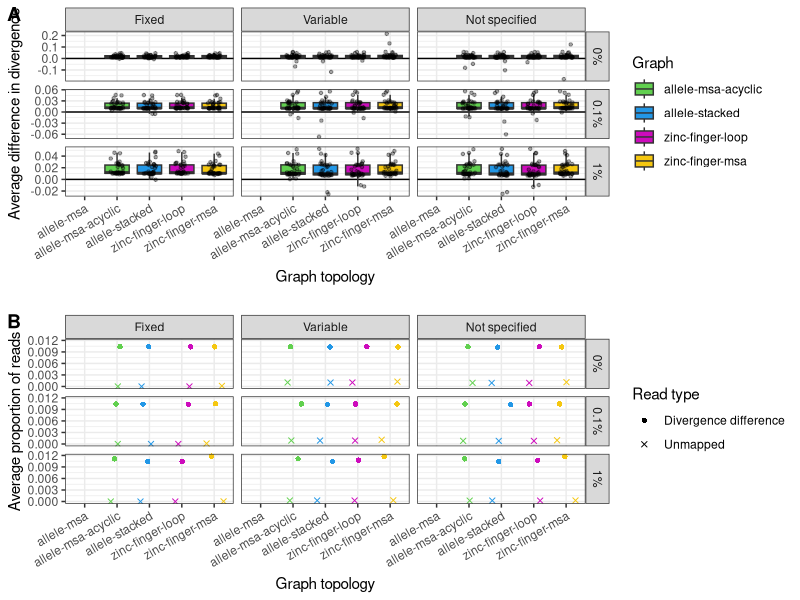

Recreate this plot in R.
library(dplyr)
library(tidyr)
library(ggplot2)
library(cowplot)

graph.stats.data <- read.csv("data/chapter4/all-graphs-alignment-stats.csv", header=T) 

allele.names <- c(LETTERS[1:5], paste0("L", 1:24), paste0("L", 32:38))

graph.stats <- graph.stats.data %>%
  mutate(PropReadsNoMapRef=NumReadsNoMapGraph/NumReads,
         PropReadsNoMapGraph=NumReadsNoMapGraph/NumReads,
         Aligner=case_when(
           Aligner=="ga" ~ "GraphAligner",
           Aligner=="mg" ~ "minigraph",
           Aligner=="vg" ~ "vg"
         ),
         Error=case_when(
           Error==0 ~ "0%",
           Error==0.001 ~ "0.1%",
           Error==0.01 ~ "1%"
         ),
         Frag=case_when(
           Frag=="fixedfrag" ~ "Fixed",
           Frag=="frag" ~ "Variable",
           Frag=="none" ~ "Not specified"
         ),
         Graph=case_when(
           Graph=="allele-msa-dag" ~ "allele-msa-acyclic",
           Graph=="znf-loop" ~ "zinc-finger-loop",
           Graph=="znf-msa" ~ "zinc-finger-msa",
           Graph=="stacked" ~ "allele-stacked",
           T ~ Graph
         )) %>% 
  mutate(across(matches("Num|Mean|Prop"), ~
                  ifelse(Aligner=="vg" & Graph=="allele-msa", NA, .)))
# alter diff scores for vg allele-msa to NA, since couldn't index
graph.stats$Allele <- factor(graph.stats$Allele, levels=allele.names)
graph.stats$Error <- factor(graph.stats$Error, levels=c("0%", "0.1%", "1%"))
graph.stats$Frag <- factor(graph.stats$Frag, levels=c("Fixed", "Variable", "Not specified"))

graph.stats.av <- graph.stats %>%
  group_by(Aligner, Frag, Graph, Path, Coverage, Error) %>%
  summarize(MeanDiff=mean(MeanDiff), 
            MeanDiffNo0=mean(MeanDiffNo0),
            PropReadsDiff=mean(PropReadsDiff), 
            NumReadsNoMapRef=mean(NumReadsNoMapRef),
            NumReadsNoMapGraph=mean(NumReadsNoMapGraph),
            PropReadsNoMapRef=mean(PropReadsNoMapRef),
            PropReadsNoMapGraph=mean(PropReadsNoMapGraph))

### Improvements
#  vg comparison (paths)
g3 <- graph.stats %>%
  filter(Path=="path", Aligner=="vg")
g3.av <- graph.stats.av %>%
  filter(Path=="path", Aligner=="vg")

vg.box.path <- ggplot(g3, aes(Graph, MeanDiffNo0)) +
  theme_bw() +
  facet_grid(Error ~ Frag, scales="free_y") +
  geom_hline(yintercept=0) +
  geom_boxplot(aes(fill=Graph), outlier.shape=NA, show.legend=T) + 
  geom_jitter(alpha=0.35, aes(shape=20), width=0.2, height=0) + 
  scale_shape_identity() +
  scale_fill_manual(values=c(palette()[c(3:4,6,7)])) + 
  theme(axis.text.x=element_text(angle = 30, hjust = 1, vjust = 1)) +
  xlab("Graph topology") +
  ylab("Average difference in divergence")


g3.av.stats.prop <- g3.av %>%
  pivot_longer(cols=c(PropReadsDiff, PropReadsNoMapGraph), 
               names_to="Category", values_to="Value") %>% 
  mutate(Category=case_when(
    Category=="PropReadsDiff" ~ "Divergence difference",
    Category=="PropReadsNoMapGraph" ~ "Unmapped"
  ))

vg.prop <- ggplot(g3.av.stats.prop, aes(Graph, Value)) +
  theme_bw() +
  facet_grid(Error ~ Frag) +
  geom_jitter(aes(color=Graph, shape=Category), 
              alpha=1, width=0.3, height=0) +
  scale_color_manual(values=c(palette()[c(2:4,6,7)])) +
  scale_shape_manual(values=c(16,4),
                     name="Read type") +
  theme(axis.text.x=element_text(angle = 30, hjust = 1, vjust = 1)) +
  guides(color=F) +
  xlab("Graph topology") +
  ylab("Average proportion of reads")

plot_grid(vg.box.path, NULL, vg.prop, ncol=1, align=T, axis='lr',
          labels=c("A", "", "B"), rel_heights=c(1,0.05,1))
